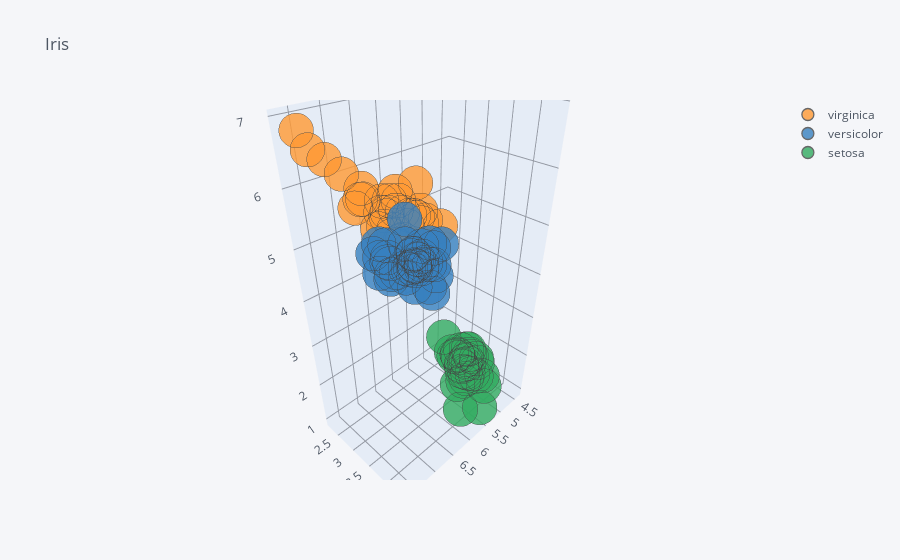

Notebook cell for this chart:
### Code cell
aux = Xt.merge(yt.to_frame().astype(str), left_index=True, right_index=True)
aux[0] = aux[0].astype(int).map({0:'setosa',1:'versicolor',2:'virginica'})
aux.columns = varc+['target']
aux.iplot(kind='scatter3d',x=varc[0], y=varc[1], z=varc[2], categories='target', title='Iris')

### Figure 1 — Plotly figure (JSON) as saved in the notebook; plotly's stock layout.template omitted (floating-point values rounded to 4 significant figures)
{"data": [{"marker": {"color": "rgba(255, 153, 51, 1.0)", "line": {"width": 1.3}, "opacity": 0.8, "size": 12, "symbol": "circle"}, "mode": "markers", "name": "virginica", "textfont": {"color": "#4D5663"}, "type": "scatter3d", "x": [5.8, 6.3, 6.5, 5.8, 6.4, 6.7, 6.3, 7.7, 7.7, 5.9, 7.2, 6.4, 6.3, 6.3, 6.9, 6.7, 7.3, 6.1, 7.1, 7.6, 6.9, 6.4, 7.2, 6.5, 6.7, 6.7, 6.4, 6.2, 5.7, 6.3, 4.9, 6.2, 7.2], "y": [2.8, 3.4, 3.2, 2.7, 3.2, 3.3, 2.9, 2.8, 2.6, 3, 3, 2.8, 2.5, 3.3, 3.1, 2.5, 2.9, 2.6, 3, 3, 3.2, 3.1, 3.2, 3, 3.1, 3.3, 2.7, 3.4, 2.5, 2.7, 2.5, 2.8, 3.6], "z": [5.1, 5.6, 5.1, 5.1, 5.3, 5.7, 5.6, 6.7, 6.9, 5.1, 5.8, 5.6, 5, 6, 5.4, 5.8, 6.3, 5.6, 5.9, 6.6, 5.7, 5.5, 6, 5.2, 5.6, 5.7, 5.3, 5.4, 5, 4.9, 4.5, 4.8, 6.1]}, {"marker": {"color": "rgba(55, 128, 191, 1.0)", "line": {"width": 1.3}, "opacity": 0.8, "size": 12, "symbol": "circle"}, "mode": "markers", "name": "versicolor", "textfont": {"color": "#4D5663"}, "type": "scatter3d", "x": [5.5, 6.7, 6.1, 5.5, 5.7, 6.7, 5.7, 6.4, 6.4, 5.5, 6.3, 7, 6.1, 6.5, 5.5, 5.9, 6.7, 6.6, 6.6, 5.6, 5.6, 6.8, 5.6, 6, 6.2, 6.9, 5.8, 5.7, 5.9, 5.4, 5.8, 5.7, 6.2, 6, 6.1, 5.7, 4.9, 6, 5.1, 5.6], "y": [2.3, 3.1, 3, 2.5, 2.6, 3.1, 3, 2.9, 3.2, 2.4, 3.3, 3.2, 2.8, 2.8, 2.4, 3.2, 3, 2.9, 3, 2.9, 2.5, 2.8, 2.7, 3.4, 2.9, 3.1, 2.6, 2.8, 3, 3, 2.7, 2.8, 2.2, 2.9, 2.8, 2.9, 2.4, 2.7, 2.5, 3], "z": [4, 4.7, 4.6, 4, 3.5, 4.4, 4.2, 4.3, 4.5, 3.7, 4.7, 4.7, 4, 4.6, 3.8, 4.8, 5, 4.6, 4.4, 3.6, 3.9, 4.8, 4.2, 4.5, 4.3, 4.9, 4, 4.1, 4.2, 4.5, 4.1, 4.5, 4.5, 4.5, 4.7, 4.2, 3.3, 5.1, 3, 4.5]}, {"marker": {"color": "rgba(50, 171, 96, 1.0)", "line": {"width": 1.3}, "opacity": 0.8, "size": 12, "symbol": "circle"}, "mode": "markers", "name": "setosa", "textfont": {"color": "#4D5663"}, "type": "scatter3d", "x": [5.1, 4.4, 5.1, 4.9, 4.5, 5.1, 4.8, 5.1, 4.8, 5, 5, 4.9, 5.8, 4.6, 5, 4.8, 5.7, 5.7, 4.6, 5.4, 4.6, 5, 4.9, 5.2, 5, 5.3, 5.1, 4.7, 5, 5.2, 4.6, 5.1], "y": [3.8, 3, 3.3, 3.1, 2.3, 3.7, 3.4, 3.8, 3, 3, 3.5, 3, 4, 3.4, 3.4, 3.1, 4.4, 3.8, 3.6, 3.7, 3.1, 3.5, 3.1, 3.5, 3.4, 3.7, 3.4, 3.2, 3.3, 4.1, 3.2, 3.5], "z": [1.5, 1.3, 1.7, 1.5, 1.3, 1.5, 1.6, 1.9, 1.4, 1.6, 1.6, 1.4, 1.2, 1.4, 1.6, 1.6, 1.5, 1.7, 1, 1.5, 1.5, 1.3, 1.5, 1.5, 1.5, 1.5, 1.5, 1.3, 1.4, 1.5, 1.4, 1.4]}], "layout": {"legend": {"bgcolor": "#F5F6F9", "font": {"color": "#4D5663"}}, "paper_bgcolor": "#F5F6F9", "plot_bgcolor": "#F5F6F9", "scene": {"xaxis": {"gridcolor": "#9499A3", "showgrid": true, "tickfont": {"color": "#4D5663"}, "title": {"font": {"color": "#4D5663"}, "text": ""}, "zerolinecolor": "#9499A3"}, "yaxis": {"gridcolor": "#9499A3", "showgrid": true, "tickfont": {"color": "#4D5663"}, "title": {"font": {"color": "#4D5663"}, "text": ""}, "zerolinecolor": "#9499A3"}, "zaxis": {"gridcolor": "#9499A3", "showgrid": true, "tickfont": {"color": "#4D5663"}, "title": {"font": {"color": "#4D5663"}, "text": ""}, "zerolinecolor": "#9499A3"}}, "title": {"font": {"color": "#4D5663"}, "text": "Iris"}}}
